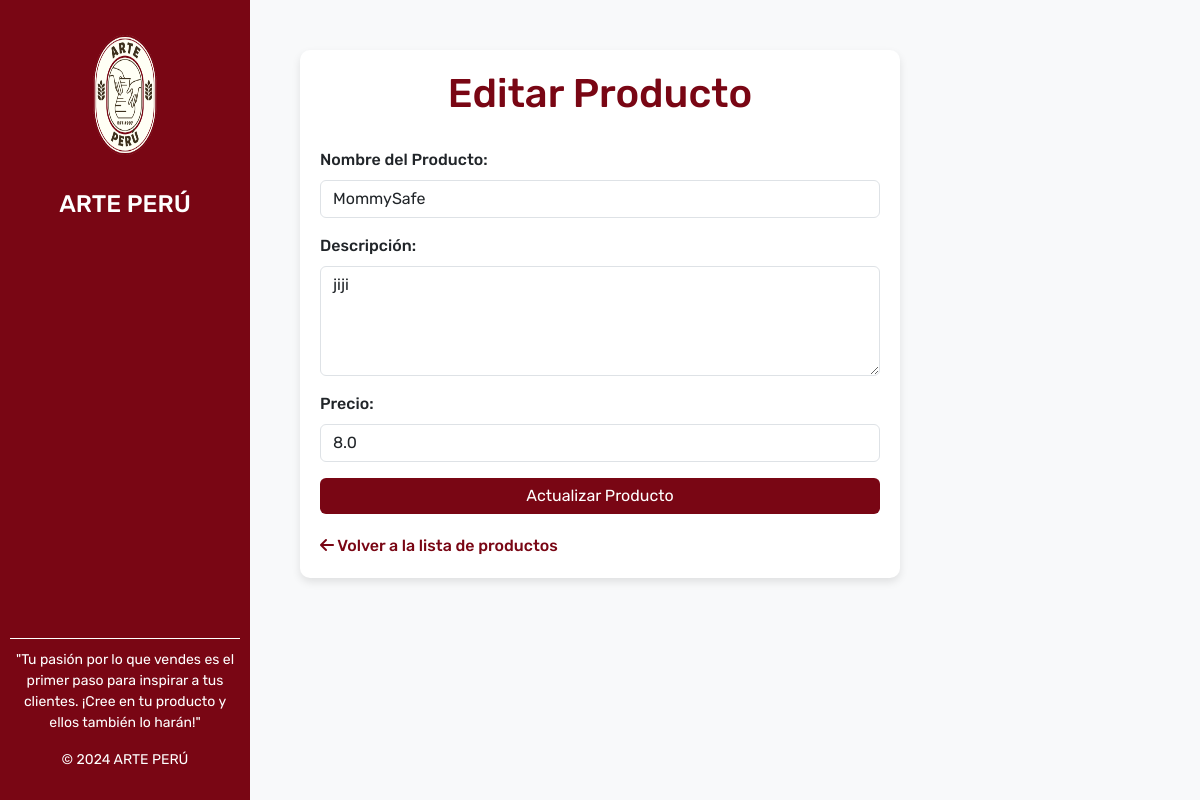
Before: /admin/products/edit/4 with the older database file.
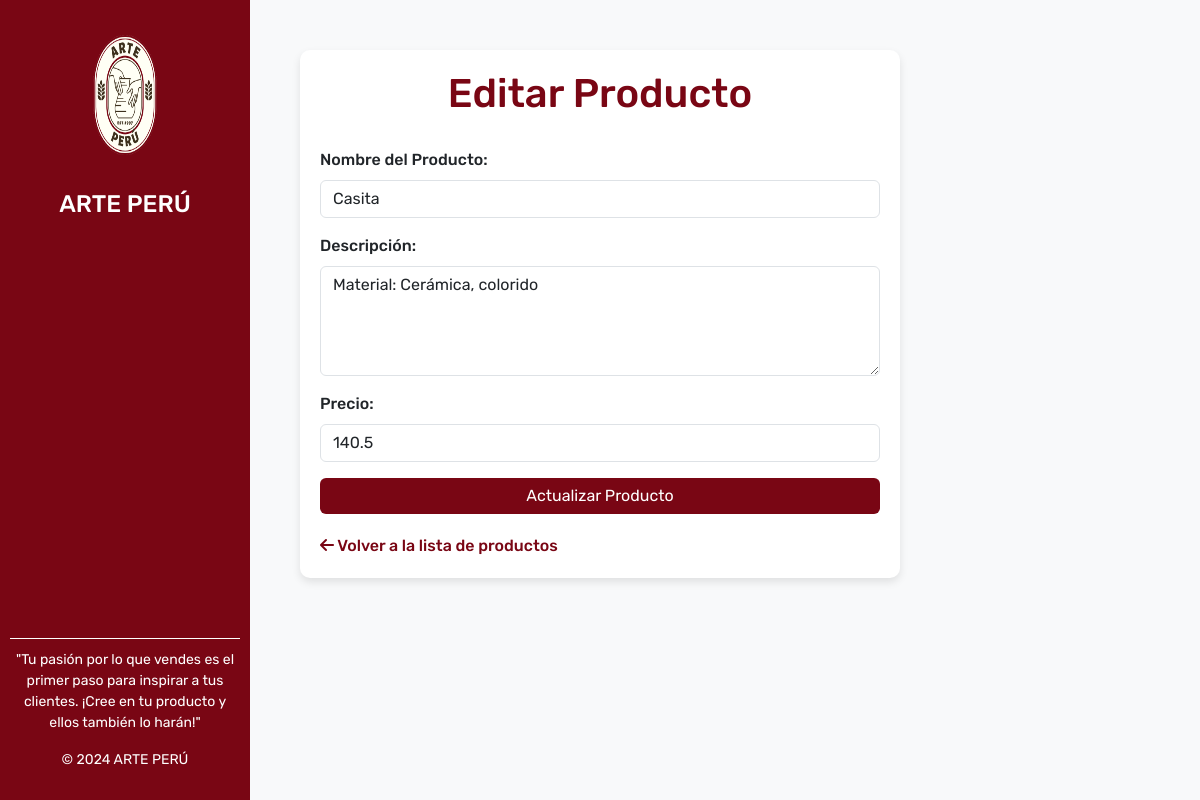
After: the same page with the newer database file.
### tables this page shows
CREATE TABLE products (
            id INTEGER PRIMARY KEY AUTOINCREMENT,
            name TEXT NOT NULL,
            description TEXT NOT NULL,
            price REAL NOT NULL,
            image TEXT
        );

### app.py (the view)
@app.route('/admin/products/edit/<int:product_id>', methods=['GET', 'POST'])
def admin_edit_product(product_id):
    product = get_product_by_id(product_id)
    if request.method == 'POST':
        name = request.form['name']
        description = request.form['description']
        price = float(request.form['price'])
        update_product(product_id, name, description, price)
        return redirect(url_for('admin_products'))
    return render_template('admin/edit_product.html', product=product)

### database.py (called while the page is built)
def get_db_connection():
    conn = sqlite3.connect('ecommerce.db')  # Crea/abre la base de datos
    conn.row_factory = sqlite3.Row         # Permite acceso a los datos como diccionarios
    return conn

def get_product_by_id(product_id):
    conn = get_db_connection()
    product = conn.execute('SELECT * FROM products WHERE id = ?', (product_id,)).fetchone()
    conn.close()
    return product

### templates/admin/edit_product.html (shortened to what this page needs)
<!DOCTYPE html>
<html lang="en">
<head>
    <link href="https://cdn.jsdelivr.net/npm/bootstrap@5.3.3/dist/css/bootstrap.min.css" rel="stylesheet"
>
    <link rel="stylesheet" href="/static/css/edit_admin_products.css">
</head>
<body>
    <div class="sidebar">
        <div>
            <center>
            <img src="/static/images/logo2.png" alt="Logo" height="150px" width="200px">
            <h4>ARTE PERÚ</h4>
        </center>
        </div>
        <div class="footer">
            <p>"Tu pasión por lo que vendes es el primer paso para inspirar a tus clientes. ¡Cree en tu producto y ellos también lo harán!"</p>
            © 2024 ARTE PERÚ
        </div>
    </div>
    <div class="form-container">
        <h1>Editar Producto</h1>
        <form action="/admin/products/edit/{{ product['id'] }}" method="POST">
            <div class="mb-3">
                <label for="name" class="form-label">Nombre del Producto:</label>
                <input type="text" id="name" name="name" class="form-control" value="{{ product['name'] }}" required>
            </div>
            <div class="mb-3">
                <label for="description" class="form-label">Descripción:</label>
                <textarea id="description" name="description" class="form-control" rows="4" required>{{ product['description'] }}</textarea>
            </div>
            <div class="mb-3">
                <label for="price" class="form-label">Precio:</label>
                <input type="number" step="0.01" id="price" name="price" class="form-control" value="{{ product['price'] }}" required>
            </div>
            <div class="d-grid">
                <button type="submit" class="btn btn-update">Actualizar Producto</button>
            </div>
        </form>
        <a href="/admin/products" class="btn-back">
            <i class="fas fa-arrow-left"></i> Volver a la lista de productos
        </a>
    </div>
</body>
</html>

Changed rows visible on the page:
changed products: name "MommySafe" → "Casita"; description "jiji" → "Material: Cerámica, colorido"; price "8.0" → "140.5"
